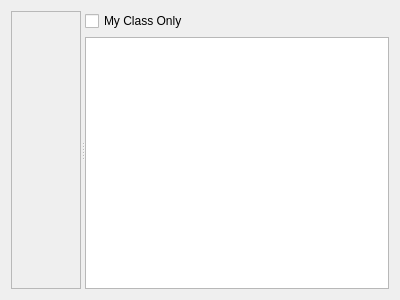
<?xml version="1.0" encoding="UTF-8"?>
<ui version="4.0">
 <class>Race_Chart</class>
 <widget class="QWidget" name="Race_Chart">
  <property name="geometry">
   <rect>
    <x>0</x>
    <y>0</y>
    <width>400</width>
    <height>300</height>
   </rect>
  </property>
  <property name="windowTitle">
   <string>Form</string>
  </property>
  <layout class="QHBoxLayout" name="horizontalLayout">
   <item>
    <widget class="QSplitter" name="splitter">
     <property name="orientation">
      <enum>Qt::Horizontal</enum>
     </property>
     <widget class="QScrollArea" name="scrollArea">
      <property name="widgetResizable">
       <bool>true</bool>
      </property>
      <widget class="QWidget" name="scrollAreaWidgetContents">
       <property name="geometry">
        <rect>
         <x>0</x>
         <y>0</y>
         <width>160</width>
         <height>280</height>
        </rect>
       </property>
      </widget>
     </widget>
     <widget class="QWidget" name="verticalLayoutWidget">
      <layout class="QVBoxLayout" name="verticalLayout">
       <item>
        <widget class="QCheckBox" name="checkBox">
         <property name="text">
          <string>My Class Only</string>
         </property>
        </widget>
       </item>
       <item>
        <widget class="QTableWidget" name="tableWidget"/>
       </item>
      </layout>
     </widget>
    </widget>
   </item>
  </layout>
 </widget>
 <resources/>
 <connections/>
</ui>
